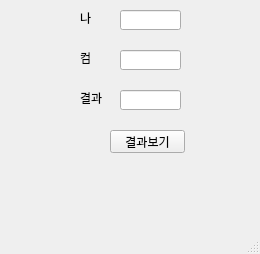
<?xml version="1.0" encoding="UTF-8"?>
<ui version="4.0">
 <class>MainWindow</class>
 <widget class="QMainWindow" name="MainWindow">
  <property name="geometry">
   <rect>
    <x>0</x>
    <y>0</y>
    <width>260</width>
    <height>254</height>
   </rect>
  </property>
  <property name="windowTitle">
   <string>MainWindow</string>
  </property>
  <widget class="QWidget" name="centralwidget">
   <widget class="QLineEdit" name="le_mine">
    <property name="geometry">
     <rect>
      <x>120</x>
      <y>10</y>
      <width>61</width>
      <height>20</height>
     </rect>
    </property>
   </widget>
   <widget class="QLabel" name="lbl">
    <property name="geometry">
     <rect>
      <x>80</x>
      <y>10</y>
      <width>41</width>
      <height>16</height>
     </rect>
    </property>
    <property name="text">
     <string>나</string>
    </property>
   </widget>
   <widget class="QLineEdit" name="le_com">
    <property name="geometry">
     <rect>
      <x>120</x>
      <y>50</y>
      <width>61</width>
      <height>20</height>
     </rect>
    </property>
   </widget>
   <widget class="QPushButton" name="pb">
    <property name="geometry">
     <rect>
      <x>110</x>
      <y>130</y>
      <width>75</width>
      <height>23</height>
     </rect>
    </property>
    <property name="text">
     <string>결과보기</string>
    </property>
   </widget>
   <widget class="QLineEdit" name="le_result">
    <property name="geometry">
     <rect>
      <x>120</x>
      <y>90</y>
      <width>61</width>
      <height>20</height>
     </rect>
    </property>
   </widget>
   <widget class="QLabel" name="lbl_2">
    <property name="geometry">
     <rect>
      <x>80</x>
      <y>50</y>
      <width>41</width>
      <height>16</height>
     </rect>
    </property>
    <property name="text">
     <string>컴</string>
    </property>
   </widget>
   <widget class="QLabel" name="label">
    <property name="geometry">
     <rect>
      <x>80</x>
      <y>90</y>
      <width>41</width>
      <height>16</height>
     </rect>
    </property>
    <property name="text">
     <string>결과</string>
    </property>
   </widget>
  </widget>
  <widget class="QMenuBar" name="menubar">
   <property name="geometry">
    <rect>
     <x>0</x>
     <y>0</y>
     <width>260</width>
     <height>21</height>
    </rect>
   </property>
  </widget>
  <widget class="QStatusBar" name="statusbar"/>
 </widget>
 <resources/>
 <connections/>
</ui>
